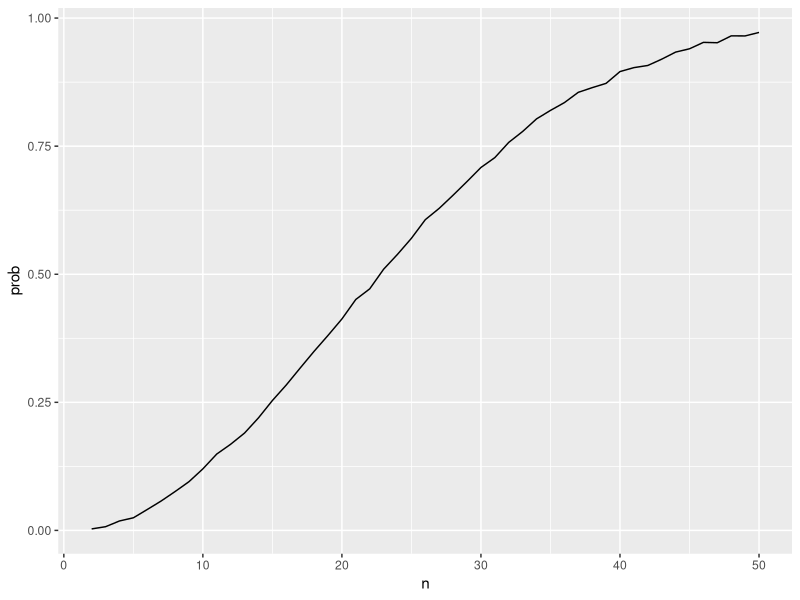

Here is the R script that generated this plot: (Note: a time limit stopped this script after it produced the figure.)
## ---- chunk 1
knitr::opts_chunk$set(echo = TRUE)
library(tidyverse)
## ---- chunk 2
bday_sim <- function(n) {
  bdays <- sample(1:365, size = n, replace = TRUE) 
  
  duplicate <- length(unique(bdays)) < n
  
  return(duplicate)
}

sim_res <- 
  expand_grid(
    n = 2:50, 
    iter = 1:10000
  ) %>% 
  mutate(res = map_lgl(n, bday_sim)) %>% 
  group_by(n) %>% 
  summarize(prob = mean(res))

sim_res %>% 
  ggplot(aes(x = n, y = prob)) + geom_line()
## ---- chunk 3
normal_dist <- function(n, true_mean, sd = 5) {
  sim_data <- rnorm(n = 30, mean = true_mean, sd = 5)
  t_test <- t.test(sim_data)
  results <- broom::tidy(t_test)
  
}

sim_results_df <- 
  expand_grid(
    sample_size = 30,
    true_mean = c(1,2,3,4,5,6),
    iter = 1:5000
  ) %>% 
  mutate(
    estimate_df = map(sample_size, \(x) normal_dist(x,true_mean, sd))) %>% 
      unnest(estimate_df) %>% select(estimate, p.value, true_mean) 

sim_results_df %>% group_by(true_mean) 

  
